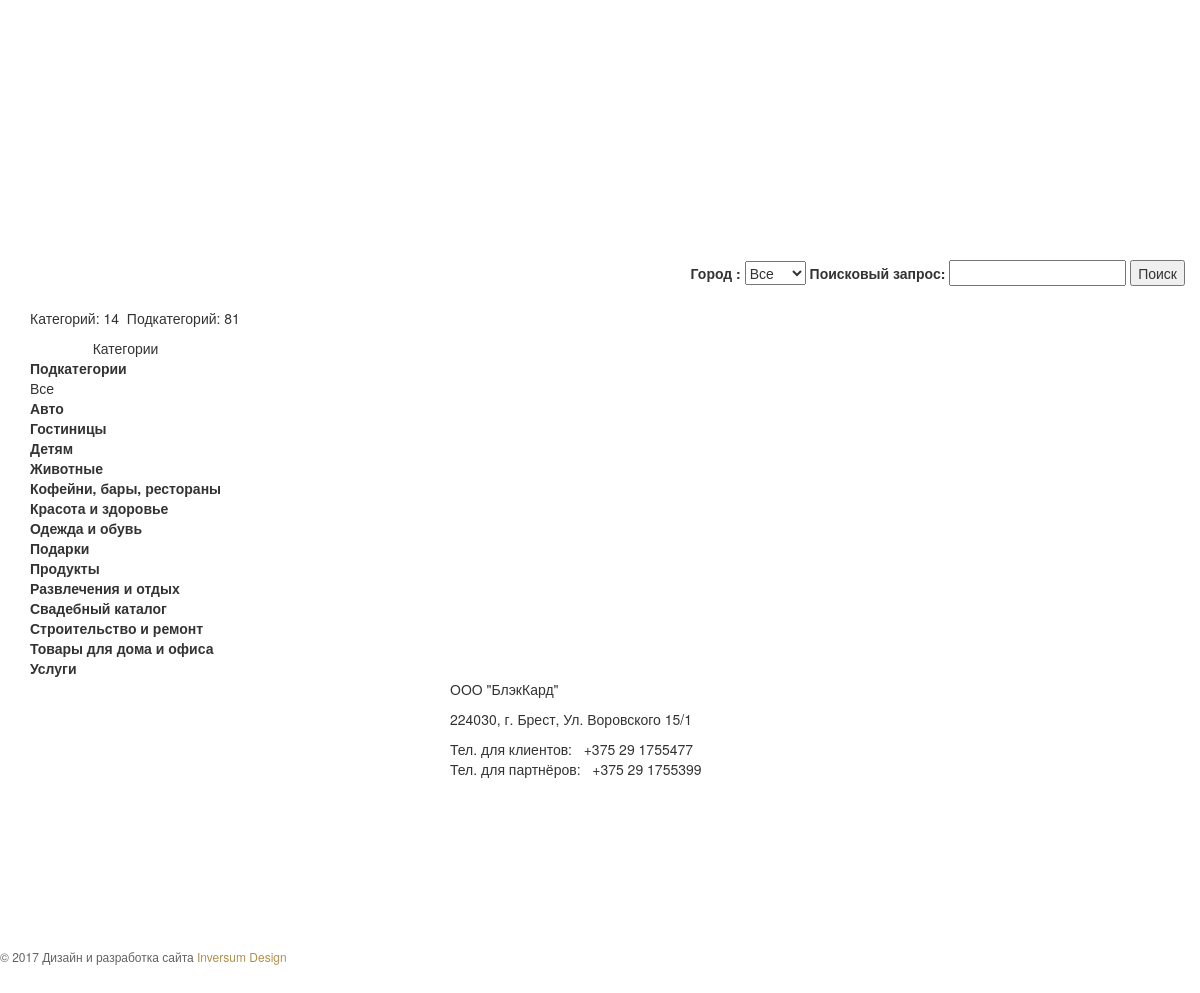
The app's page /partners/index.php with its own data.
### tables this page shows
CREATE TABLE `categorys` (
  `id_cat` int(11) NOT NULL,
  `cat_name` text
);

### partners/subcategorys_all.php (the view, shortened to what this page needs)
<?php
	require_once("connect.php");
	try {
	$subn = 0;
	$catn = 0;
	$subquery = "SELECT DISTINCT c.cat_name, s.sub_name, s.id_cat
			 FROM `categorys` c INNER JOIN `subcategorys` s
			 ON s.id_cat = c.id_cat
			 ORDER BY c.cat_name
			 ";
	$subrez = $pdo->prepare($subquery);
	$subrez->execute();
	$catquery = "SELECT c.cat_name, c.id_cat
			 FROM `categorys` c
			 ORDER BY c.cat_name
			 ";
	$catrez = $pdo->prepare($catquery);
	$catrez->execute();
	$categorys = $catrez->fetchAll();
	$subcategorys = $subrez->fetchAll();
	foreach($categorys as $category){
		$id_c = $category['id_cat'];
		echo '
				<tr><td
				class="plus"
				id="category'.$category['id_cat'].'"
				onclick="
				jQuery(\'.category'.$category['id_cat'].'\').toggleClass(\'visi\');
				jQuery(\'#category'.$category['id_cat'].'\').toggleClass(\'minus\');
				jQuery(\'#catname\').val(\''.$category['cat_name'].'\');
				var event = new Event(\'click\'); submit.dispatchEvent(event);
				">'
				.'<b>'.$category['cat_name'].'</b>'.
				'</td></tr>
				';
		foreach($subcategorys as $subcategory){
			$id_s = $subcategory['id_cat'];
		if ($id_c == $id_s){
			$subn++;
			}
		}
		$catn++;
	}
		echo '
			<div id="subcat_info"><p>Категорий: '.$catn.'&nbsp;&nbsp;Подкатегорий: '
			.$subn.'</p></div>
		';
	  } catch (PDOException $e) {
		echo "Ошибка выполнения запроса: " . $e->getMessage();
		}
?>

### partners/index.php (shortened to what this page needs)
<!DOCTYPE html>
<html>
<head>
		<link href="http://blackcard.by/style.css" rel="stylesheet">
		<link href="http://blackcard.by/css/bootstrap.css" rel="stylesheet">
		<link href="http://blackcard.by/css/animate.css" rel="stylesheet">
</head>
<body>
	<header>
		<div class="main-nav">
			<div class="container">
				<div class="header-logo">
					<div class="head_logo">
					</div>
				</div>
				<div class="navigation">
					<nav>
						<div class="mobile-menu-button">
						</div>
						<div  class="mobile-menu menu-close">
							<a href="http://blackcard.by">
							<div class="mobile-nav-element">
								<p>Главная</p>
							</div>
							</a>
							<a href="#">
							<div class="mobile-nav-element">
								<p>Партнеры</p>
							</div>
							</a>
							<a href="http://blackcard.by/#prices">
							<div class="mobile-nav-element">
								<p>Цены</p>
							</div>
							</a>
							<a class="topLink" href="#footer">
							<div class="mobile-nav-element">
								<p>Контакты</p>
							</div>
							</a>
						</div>
						<div id="pc-nav" class="pc-nav">
							<div class="nav-element">
								<a class="topLink" href="#footer">Контакты</a>
							</div>
							<div class="nav-element">
								<a href="http://blackcard.by/#prices">Цены</a>
							</div>
							<div class="nav-element">
								<a href="#">Партнеры</a>
							</div>
							<div class="nav-element">
								<a href="http://blackcard.by">Главная</a>
							</div>
					</nav>
				</div>
			</div>
		</div>
	</header>
	<section id="seach">
	<div class="container">
		<div style="margin:20px auto 20px; text-align: right;">
			<form id="formx" method="post" action="do_search.php">
				<label for="region" >Город :</label>
				<select name='region' onchange="var event = new Event('click'); submit.dispatchEvent(event);">
				  <option selected value='' >Все</option>
				  <?php include_once 'region_all.php'; ?>
				</select>
				<label for="search">Поисковый запрос: </label>
				<input type="text" name="search" id="search_box" class='search_box'/>
				<input type="submit" value="Поиск" id="submit" class="search_button" /><br />
			</form>
		</div>
	</div>
	</section>
	<section id="rezalts">
		<div class="container">
			<div class="col-md-3 col-sm-12 pad0">
				<div id="subcat" class="subcat">
					<table class="sub-table">
						<caption>Категории</caption>
						<tr><th>Подкатегории</th></tr>
						<tr><td id="all" onclick="jQuery('#subcatname').val('');jQuery('#catname').val(''); var event = new Event('click'); submit.dispatchEvent(event);">Все</td></tr>
							 <?php include_once 'subcategorys_all.php'; ?>
					</table>
				</div>
			</div>
			<div id="partners-list" class="col-md-9 col-sm-12 pad0">
			</div>
		</div>
	</section>
	<footer id="footer">
		<div class="container">
			<div class="col-md-4 col-sm-6 pad0 contacts">
			</div>
			<div class="col-md-4 col-sm-6 pad0">
				<div class="contacts">
					<p>ООО "БлэкКард"</p>
					<p>224030, г. Брест, Ул. Воровского 15/1<p>
					<p>Тел. для клиентов: &nbsp;&nbsp;+375 29 1755477<br/>
					Тел. для партнёров: &nbsp;&nbsp;+375 29 1755399</p>
					<p><a href="mailto:blackcard.by@gmail.com">e-mail: blackcard.by@gmail.com</a></p>
				</div>
			</div>
			<div class="col-md-4 col-sm-6 pad0">
				<div class="links">
					<h4><a href="http://blackcard.by/"><span class="dot">&#9899;&nbsp;&nbsp;</span> Главная</a></h4>
					<h4><a href="http://blackcard.by/#about"><span class="dot">&#9899;&nbsp;&nbsp;</span>  О Компании</a></h4>
					<h4><a href="http://blackcard.by/programm/"><span class="dot">&#9899;&nbsp;&nbsp;</span>  Дисконтная программа</a></h4>
					<h4><a href="http://blackcard.by/terms/"><span class="dot">&#9899;&nbsp;&nbsp;</span>  Пользовательское соглашение</a></h4>
				</div>
			</div>
		</div>
	</footer>
			<div class="copyr">
				<p style="font-size: 12px; color: #626262;">&copy; 2017 Дизайн и разработка сайта
				<a style="font-size: 12px; color: #b0904c!important" href="http://inversum.by">Inversum Design</a>
				</p>
			</div>
		<a href="#" class="scrollup">Наверх</a>
</body>
</html>

### records on screen
categorys: cat_name "Авто"
categorys: cat_name "Гостиницы"
categorys: cat_name "Детям"
categorys: cat_name "Животные"
categorys: cat_name "Кофейни, бары, рестораны"
categorys: cat_name "Красота и здоровье"
categorys: cat_name "Одежда и обувь"
categorys: cat_name "Подарки"
categorys: cat_name "Продукты"
categorys: cat_name "Развлечения и отдых"
categorys: cat_name "Свадебный каталог"
categorys: cat_name "Строительство и ремонт"
categorys: cat_name "Товары для дома и офиса"
categorys: cat_name "Услуги"

### other values on screen
$catn "14"
$subn "81"
